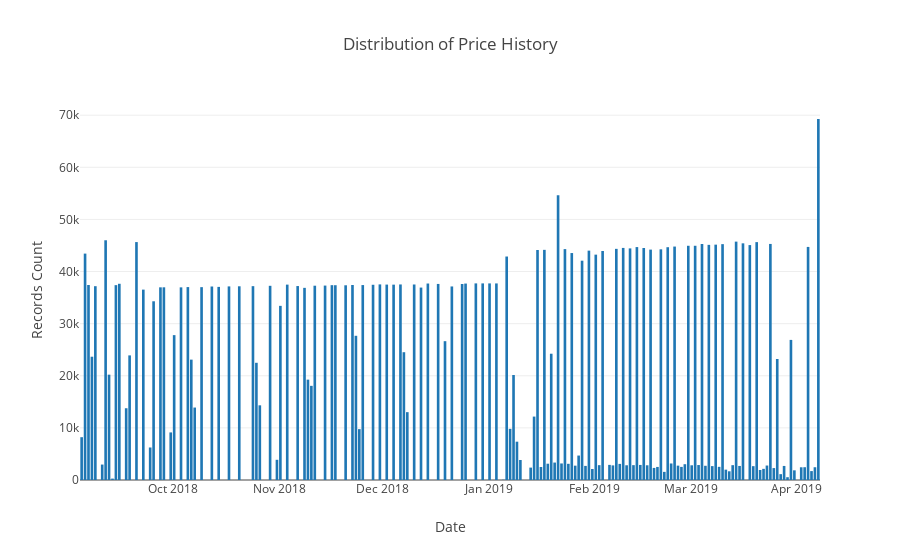

The cell this chart's notebook holds for it:
### Markdown cell above
## This is historical data from the `pricehistory` Mongo collection.  This is run roughly every 48 hours.

### Code cell
# https://plot.ly/python/bar-charts/

data = [Bar(
        x=grouped_df['date'],
        y=grouped_df['count']
    )]

layout = Layout(
        title='Distribution of Price History',
        xaxis=dict(
            title='Date'
        ),
        yaxis=dict(
            title='Records Count'
        )
    )

fig = Figure(data=data, layout=layout)

iplot(fig)

### Figure 1 — Plotly figure (JSON) as saved in the notebook; plotly's stock layout.template omitted (floating-point values rounded to 4 significant figures; data arrays with more than 128 entries replaced by an {"elided": "..."} marker saying what was removed)
{"data": [{"type": "bar", "uid": "8c2b9403-38b3-423f-b2f0-1df78e31a3b2", "x": {"elided": "216 str values"}, "y": {"elided": "216 int values"}}], "layout": {"title": {"text": "Distribution of Price History"}, "xaxis": {"title": {"text": "Date"}}, "yaxis": {"title": {"text": "Records Count"}}}}
